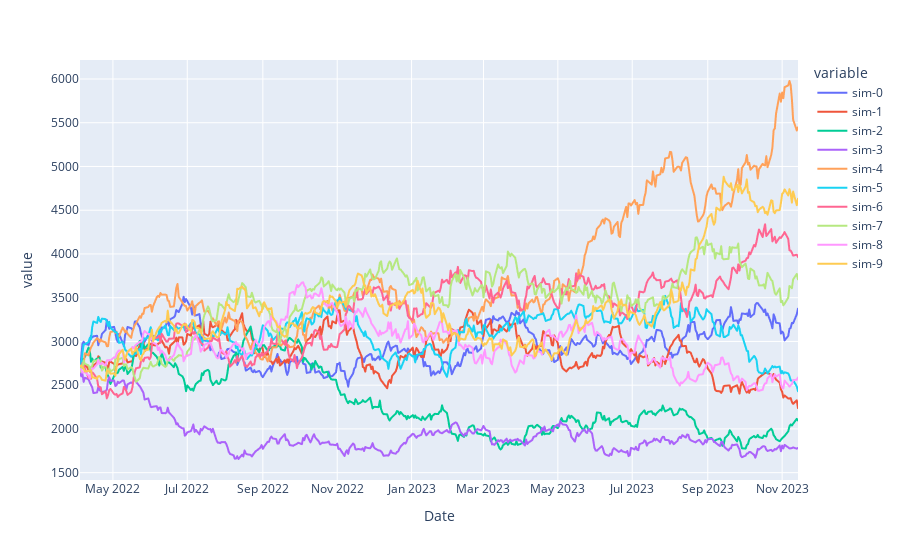
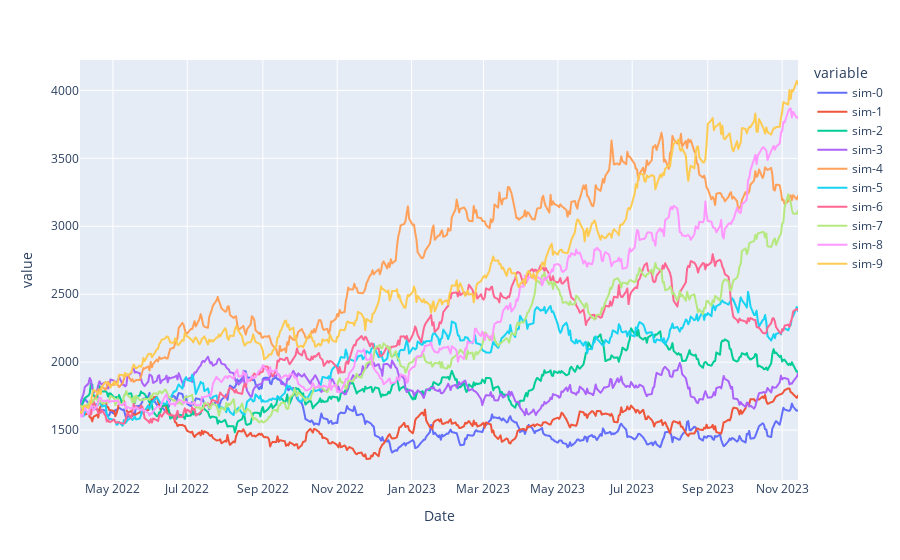

These figures' notebook cell, in order:
### Markdown cell above
## 5.3 Running large Monte Carlo simulations :

### Code cell
# RUN THIS CELL MY TIMES AS YOU LIKE TO

################# HDFC LTD ###########################

mu = mu_a
sigma = sigma_a

r_min = 0 # Not used
r_max = 0 # Not used
n_days = n_days

#start_date = datetime.datetime.strptime("2022-04-04", "%Y-%m-%d").date()
start_date = date_of_announcement

#m_sims = 10
m_sims = num_simulations

initial_value = reference_price_hdfcltd
gen_reports=True


hdfcltd_mc = monte_carlo_generator(mu, sigma, r_min, r_max, n_days, start_date, m_sims, initial_value, gen_reports)


################# HDFC BANK ###########################

mu = mu_b
sigma = sigma_b

r_min = 0 # Not used
r_max = 0 # Not used
n_days = n_days

#start_date = datetime.datetime.strptime("2022-04-04", "%Y-%m-%d").date()
start_date = date_of_announcement

#m_sims = 10
m_sims = num_simulations

initial_value = reference_price_hdfcbank
gen_reports=True

hdfcbank_mc = monte_carlo_generator(mu, sigma, r_min, r_max, n_days, start_date, m_sims, initial_value, gen_reports)


######################## PLOTTING RESULTS OF SIMULATION ###################

# plotly express

#### WARNING HORRIBALE IDEA TO PLAOT ALL 1000 Line Charts !!! YOUR BROWSER MAY CRASH
## fig_hdfcltd = px.line(data_frame = hdfcltd_mc, x='Date', y=hdfcltd_mc.filter(like='sim-').columns)
fig_hdfcltd = px.line(data_frame = hdfcltd_mc, x='Date', y=['sim-0', 'sim-1', 'sim-2', 'sim-3', 'sim-4', 'sim-5', 'sim-6',
       'sim-7', 'sim-8', 'sim-9'])
fig_hdfcltd.show()

#### WARNING HORRIBALE IDEA TO PLAOT ALL 1000 Line Charts !!! YOUR BROWSER MAY CRASH
## fig_hdfcbank = px.line(data_frame = hdfcbank_mc, x='Date', y=hdfcbank_mc.filter(like='sim-').columns)
fig_hdfcbank = px.line(data_frame = hdfcbank_mc, x='Date', y=['sim-0', 'sim-1', 'sim-2', 'sim-3', 'sim-4', 'sim-5', 'sim-6',
       'sim-7', 'sim-8', 'sim-9'])
fig_hdfcbank.show()

### Figure 1 — Plotly figure (JSON) as saved in the notebook; plotly's stock layout.template omitted (floating-point values rounded to 4 significant figures; data arrays with more than 128 entries replaced by an {"elided": "..."} marker saying what was removed)
{"data": [{"hovertemplate": "variable=sim-0<br>Date=%{x}<br>value=%{y}<extra></extra>", "legendgroup": "sim-0", "line": {"color": "#636efa", "dash": "solid"}, "marker": {"symbol": "circle"}, "mode": "lines", "name": "sim-0", "showlegend": true, "type": "scattergl", "x": {"elided": "422 str values"}, "xaxis": "x", "y": {"elided": "422 float values"}, "yaxis": "y"}, {"hovertemplate": "variable=sim-1<br>Date=%{x}<br>value=%{y}<extra></extra>", "legendgroup": "sim-1", "line": {"color": "#EF553B", "dash": "solid"}, "marker": {"symbol": "circle"}, "mode": "lines", "name": "sim-1", "showlegend": true, "type": "scattergl", "x": {"elided": "422 str values"}, "xaxis": "x", "y": {"elided": "422 float values"}, "yaxis": "y"}, {"hovertemplate": "variable=sim-2<br>Date=%{x}<br>value=%{y}<extra></extra>", "legendgroup": "sim-2", "line": {"color": "#00cc96", "dash": "solid"}, "marker": {"symbol": "circle"}, "mode": "lines", "name": "sim-2", "showlegend": true, "type": "scattergl", "x": {"elided": "422 str values"}, "xaxis": "x", "y": {"elided": "422 float values"}, "yaxis": "y"}, {"hovertemplate": "variable=sim-3<br>Date=%{x}<br>value=%{y}<extra></extra>", "legendgroup": "sim-3", "line": {"color": "#ab63fa", "dash": "solid"}, "marker": {"symbol": "circle"}, "mode": "lines", "name": "sim-3", "showlegend": true, "type": "scattergl", "x": {"elided": "422 str values"}, "xaxis": "x", "y": {"elided": "422 float values"}, "yaxis": "y"}, {"hovertemplate": "variable=sim-4<br>Date=%{x}<br>value=%{y}<extra></extra>", "legendgroup": "sim-4", "line": {"color": "#FFA15A", "dash": "solid"}, "marker": {"symbol": "circle"}, "mode": "lines", "name": "sim-4", "showlegend": true, "type": "scattergl", "x": {"elided": "422 str values"}, "xaxis": "x", "y": {"elided": "422 float values"}, "yaxis": "y"}, {"hovertemplate": "variable=sim-5<br>Date=%{x}<br>value=%{y}<extra></extra>", "legendgroup": "sim-5", "line": {"color": "#19d3f3", "dash": "solid"}, "marker": {"symbol": "circle"}, "mode": "lines", "name": "sim-5", "showlegend": true, "type": "scattergl", "x": {"elided": "422 str values"}, "xaxis": "x", "y": {"elided": "422 float values"}, "yaxis": "y"}, {"hovertemplate": "variable=sim-6<br>Date=%{x}<br>value=%{y}<extra></extra>", "legendgroup": "sim-6", "line": {"color": "#FF6692", "dash": "solid"}, "marker": {"symbol": "circle"}, "mode": "lines", "name": "sim-6", "showlegend": true, "type": "scattergl", "x": {"elided": "422 str values"}, "xaxis": "x", "y": {"elided": "422 float values"}, "yaxis": "y"}, {"hovertemplate": "variable=sim-7<br>Date=%{x}<br>value=%{y}<extra></extra>", "legendgroup": "sim-7", "line": {"color": "#B6E880", "dash": "solid"}, "marker": {"symbol": "circle"}, "mode": "lines", "name": "sim-7", "showlegend": true, "type": "scattergl", "x": {"elided": "422 str values"}, "xaxis": "x", "y": {"elided": "422 float values"}, "yaxis": "y"}, {"hovertemplate": "variable=sim-8<br>Date=%{x}<br>value=%{y}<extra></extra>", "legendgroup": "sim-8", "line": {"color": "#FF97FF", "dash": "solid"}, "marker": {"symbol": "circle"}, "mode": "lines", "name": "sim-8", "showlegend": true, "type": "scattergl", "x": {"elided": "422 str values"}, "xaxis": "x", "y": {"elided": "422 float values"}, "yaxis": "y"}, {"hovertemplate": "variable=sim-9<br>Date=%{x}<br>value=%{y}<extra></extra>", "legendgroup": "sim-9", "line": {"color": "#FECB52", "dash": "solid"}, "marker": {"symbol": "circle"}, "mode": "lines", "name": "sim-9", "showlegend": true, "type": "scattergl", "x": {"elided": "422 str values"}, "xaxis": "x", "y": {"elided": "422 float values"}, "yaxis": "y"}], "layout": {"legend": {"title": {"text": "variable"}, "tracegroupgap": 0}, "margin": {"t": 60}, "xaxis": {"anchor": "y", "domain": [0, 1], "title": {"text": "Date"}}, "yaxis": {"anchor": "x", "domain": [0, 1], "title": {"text": "value"}}}}

### Figure 2 — Plotly figure (JSON) as saved in the notebook; plotly's stock layout.template omitted (floating-point values rounded to 4 significant figures; data arrays with more than 128 entries replaced by an {"elided": "..."} marker saying what was removed)
{"data": [{"hovertemplate": "variable=sim-0<br>Date=%{x}<br>value=%{y}<extra></extra>", "legendgroup": "sim-0", "line": {"color": "#636efa", "dash": "solid"}, "marker": {"symbol": "circle"}, "mode": "lines", "name": "sim-0", "showlegend": true, "type": "scattergl", "x": {"elided": "422 str values"}, "xaxis": "x", "y": {"elided": "422 float values"}, "yaxis": "y"}, {"hovertemplate": "variable=sim-1<br>Date=%{x}<br>value=%{y}<extra></extra>", "legendgroup": "sim-1", "line": {"color": "#EF553B", "dash": "solid"}, "marker": {"symbol": "circle"}, "mode": "lines", "name": "sim-1", "showlegend": true, "type": "scattergl", "x": {"elided": "422 str values"}, "xaxis": "x", "y": {"elided": "422 float values"}, "yaxis": "y"}, {"hovertemplate": "variable=sim-2<br>Date=%{x}<br>value=%{y}<extra></extra>", "legendgroup": "sim-2", "line": {"color": "#00cc96", "dash": "solid"}, "marker": {"symbol": "circle"}, "mode": "lines", "name": "sim-2", "showlegend": true, "type": "scattergl", "x": {"elided": "422 str values"}, "xaxis": "x", "y": {"elided": "422 float values"}, "yaxis": "y"}, {"hovertemplate": "variable=sim-3<br>Date=%{x}<br>value=%{y}<extra></extra>", "legendgroup": "sim-3", "line": {"color": "#ab63fa", "dash": "solid"}, "marker": {"symbol": "circle"}, "mode": "lines", "name": "sim-3", "showlegend": true, "type": "scattergl", "x": {"elided": "422 str values"}, "xaxis": "x", "y": {"elided": "422 float values"}, "yaxis": "y"}, {"hovertemplate": "variable=sim-4<br>Date=%{x}<br>value=%{y}<extra></extra>", "legendgroup": "sim-4", "line": {"color": "#FFA15A", "dash": "solid"}, "marker": {"symbol": "circle"}, "mode": "lines", "name": "sim-4", "showlegend": true, "type": "scattergl", "x": {"elided": "422 str values"}, "xaxis": "x", "y": {"elided": "422 float values"}, "yaxis": "y"}, {"hovertemplate": "variable=sim-5<br>Date=%{x}<br>value=%{y}<extra></extra>", "legendgroup": "sim-5", "line": {"color": "#19d3f3", "dash": "solid"}, "marker": {"symbol": "circle"}, "mode": "lines", "name": "sim-5", "showlegend": true, "type": "scattergl", "x": {"elided": "422 str values"}, "xaxis": "x", "y": {"elided": "422 float values"}, "yaxis": "y"}, {"hovertemplate": "variable=sim-6<br>Date=%{x}<br>value=%{y}<extra></extra>", "legendgroup": "sim-6", "line": {"color": "#FF6692", "dash": "solid"}, "marker": {"symbol": "circle"}, "mode": "lines", "name": "sim-6", "showlegend": true, "type": "scattergl", "x": {"elided": "422 str values"}, "xaxis": "x", "y": {"elided": "422 float values"}, "yaxis": "y"}, {"hovertemplate": "variable=sim-7<br>Date=%{x}<br>value=%{y}<extra></extra>", "legendgroup": "sim-7", "line": {"color": "#B6E880", "dash": "solid"}, "marker": {"symbol": "circle"}, "mode": "lines", "name": "sim-7", "showlegend": true, "type": "scattergl", "x": {"elided": "422 str values"}, "xaxis": "x", "y": {"elided": "422 float values"}, "yaxis": "y"}, {"hovertemplate": "variable=sim-8<br>Date=%{x}<br>value=%{y}<extra></extra>", "legendgroup": "sim-8", "line": {"color": "#FF97FF", "dash": "solid"}, "marker": {"symbol": "circle"}, "mode": "lines", "name": "sim-8", "showlegend": true, "type": "scattergl", "x": {"elided": "422 str values"}, "xaxis": "x", "y": {"elided": "422 float values"}, "yaxis": "y"}, {"hovertemplate": "variable=sim-9<br>Date=%{x}<br>value=%{y}<extra></extra>", "legendgroup": "sim-9", "line": {"color": "#FECB52", "dash": "solid"}, "marker": {"symbol": "circle"}, "mode": "lines", "name": "sim-9", "showlegend": true, "type": "scattergl", "x": {"elided": "422 str values"}, "xaxis": "x", "y": {"elided": "422 float values"}, "yaxis": "y"}], "layout": {"legend": {"title": {"text": "variable"}, "tracegroupgap": 0}, "margin": {"t": 60}, "xaxis": {"anchor": "y", "domain": [0, 1], "title": {"text": "Date"}}, "yaxis": {"anchor": "x", "domain": [0, 1], "title": {"text": "value"}}}}
